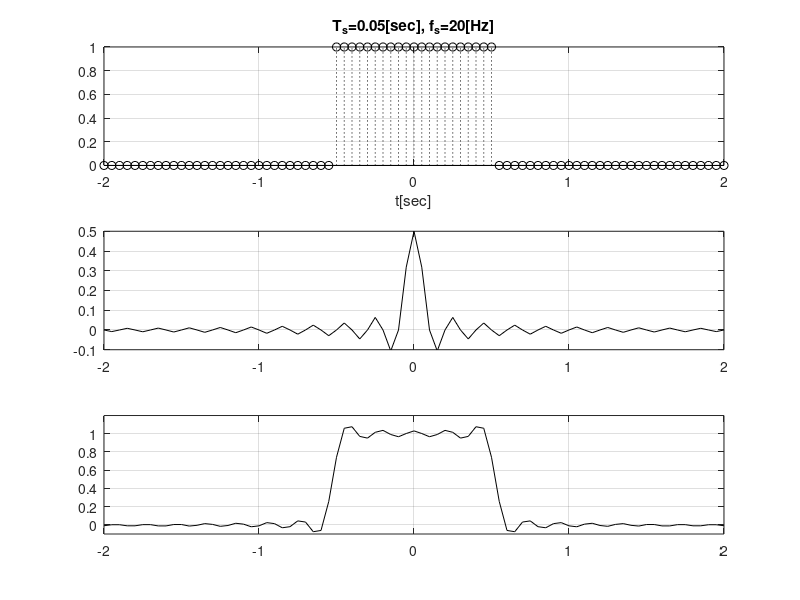

Write the MATLAB code that produced this figure.
clear, clc;

Ts=0.05;
t=[-2:Ts:2];

x = (t>=-0.5)&(t<=0.5); % 시간 신호 생성
subplot(3,1,1); stem(t, x, 'k:');
grid on; ylim([0 1]); xlabel('t[sec]');
title(['T_s=', num2str(Ts), '[sec], f_s=', num2str(1/Ts), '[Hz]']);

X = 10*sinc(10*t)*Ts;
subplot(3,1,2); plot(t, X, 'k');
grid on; xlim([-2 2]); ylim([-0.1 0.5]);

X1 = conv(x,X, 'same');
subplot(3,1,3); plot(t, X1, 'k');
grid on; xlim([-2 2]); ylim([-0.1 1.2]);
